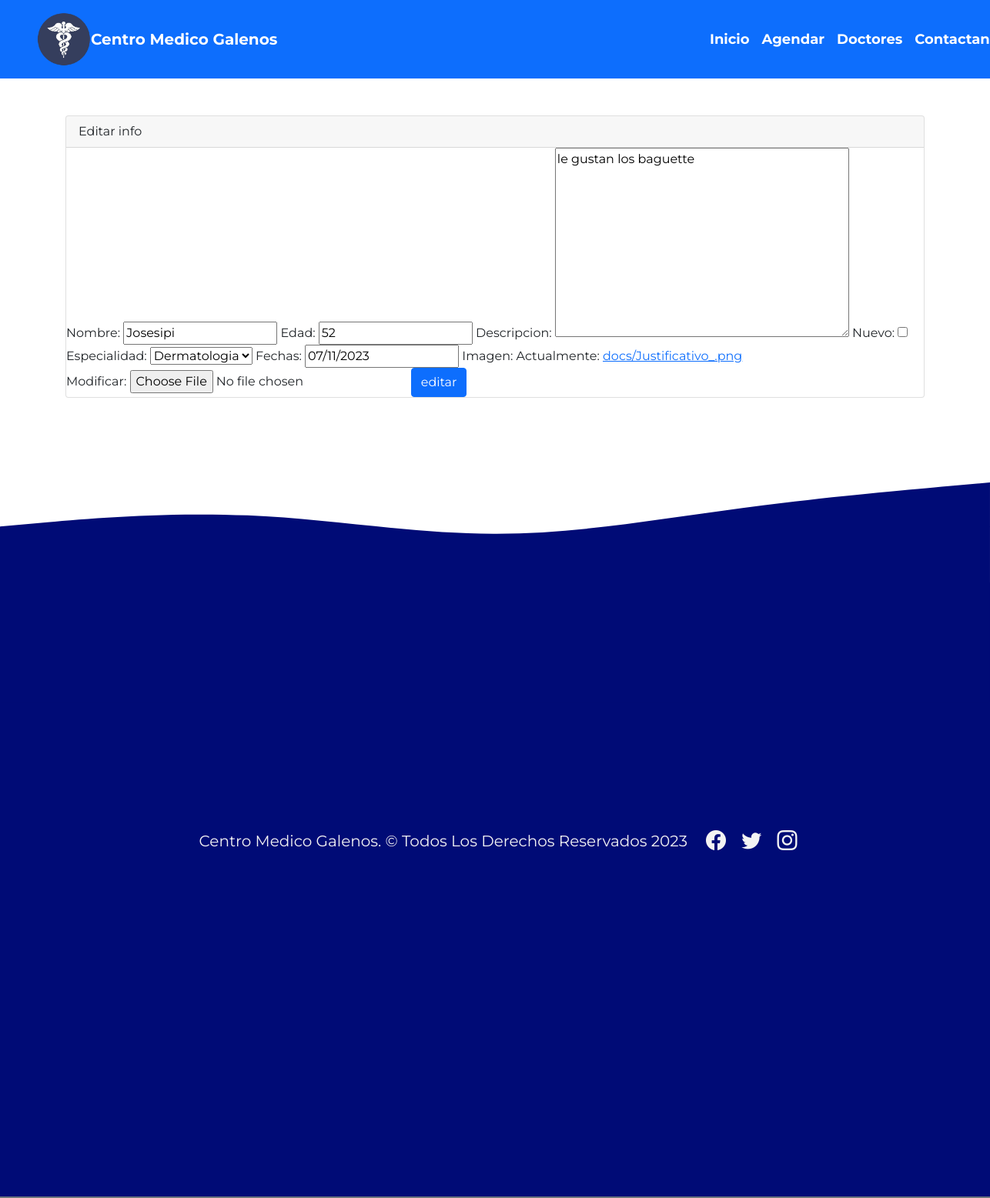
Page /modificar/4/ on the earlier database version.
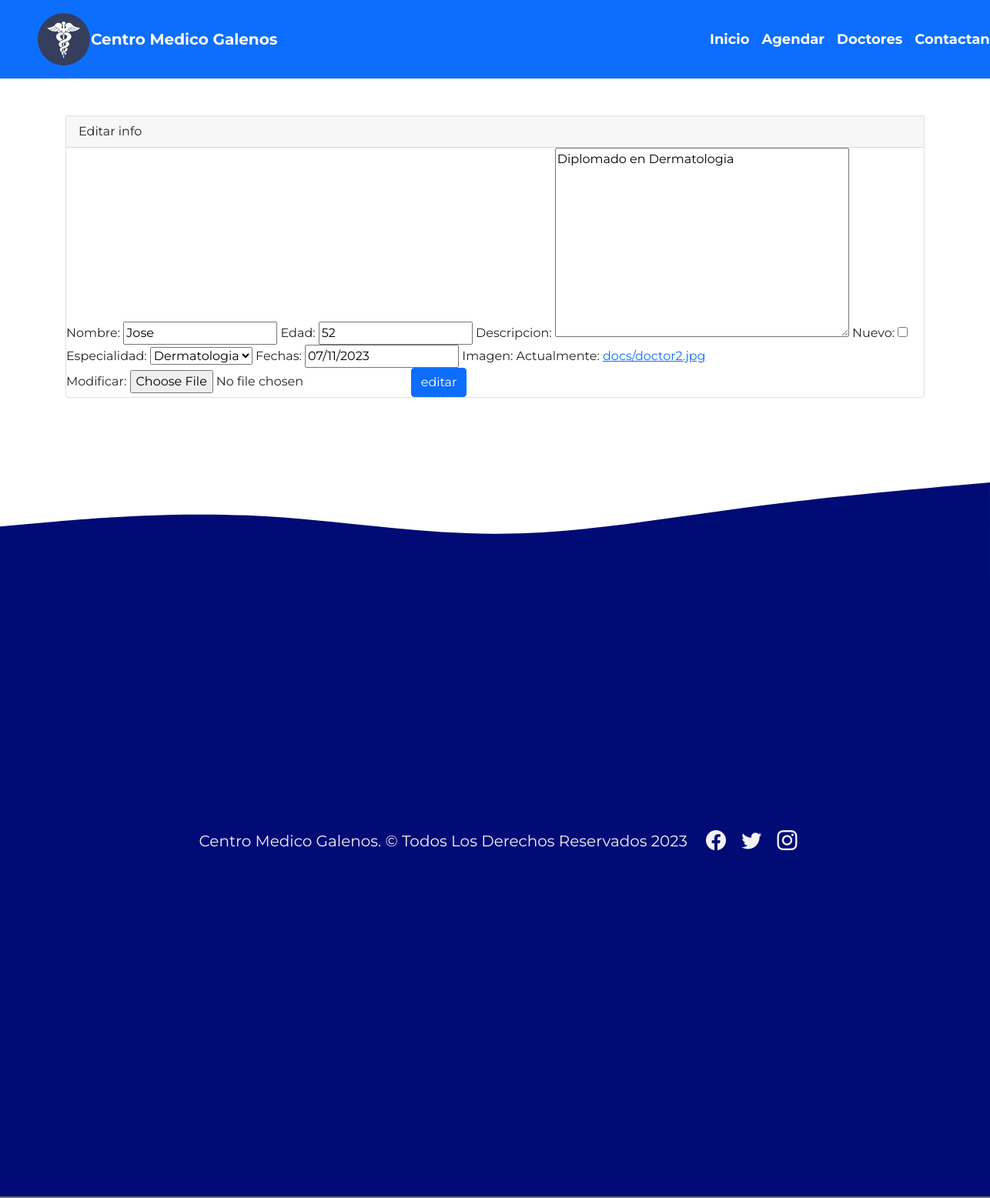
Same page on the later database version.
### app/models.py (models this page shows, shortened)
class Doctor(models.Model):
    nombre = models.CharField(max_length=50)
    edad = models.IntegerField()
    descripcion = models.TextField()
    nuevo = models.BooleanField()
    especialidad = models.ForeignKey(Especialidad, on_delete=models.PROTECT)
    fechas = models.DateField()
    imagen = models.ImageField(upload_to="docs",null=True)

### app/views.py (the view)
# urls.py: path('modificar/<id>/', modificar,name="modificar"),
def modificar (request,id):
    doctor = get_object_or_404(Doctor, id=id)
    data = {
        'form' : DoctoresForm(instance=doctor)
    }
    if request.method == 'POST':
        formulario = DoctoresForm(data=request.POST, instance=doctor, files=request.FILES)
        if formulario.is_valid():
            formulario.save()
            return redirect(to="listar")
        data["form"] = formulario
    return render(request,'app/docs/modificar.html',data)

### app/forms.py
class DoctoresForm(forms.ModelForm):
    class Meta:
        model = Doctor
        fields = '__all__'

### app/models.py (called while the page is built)
    def __str__(self):
        return self.especialidad

### app/templates/app/docs/modificar.html (shortened to what this page needs)
{% extends 'app/base.html' %}
{% load static %}
{% block contenido %}
    <div class="container mt-5">
        <div class="card">
            <div class="card-header">
                Editar info
            </div>
            <form action=""  method="post" enctype="multipart/form-data">
                {{ form }}
                <button type="submit" class="btn btn-primary" id="btnEnviar">editar</button>
            </form>
        </div>
    </div>
    <br>
    <br>
    <br>
    <br>
    <br>
    <br>
{% endblock %}

Differences in the rows shown:
changed Doctor: nombre "Josesipi" → "Jose"; descripcion "le gustan los baguette" → "Diplomado en Dermatologia"
Other differences:
text no longer shown: "Nombre: Edad: Descripcion: Nuevo: Especialidad: Fechas: Imagen: Actualmente: docs/Justificativo_.png Modificar:"
text now shown: "Nombre: Edad: Descripcion: Nuevo: Especialidad: Fechas: Imagen: Actualmente: docs/doctor2.jpg Modificar:"
